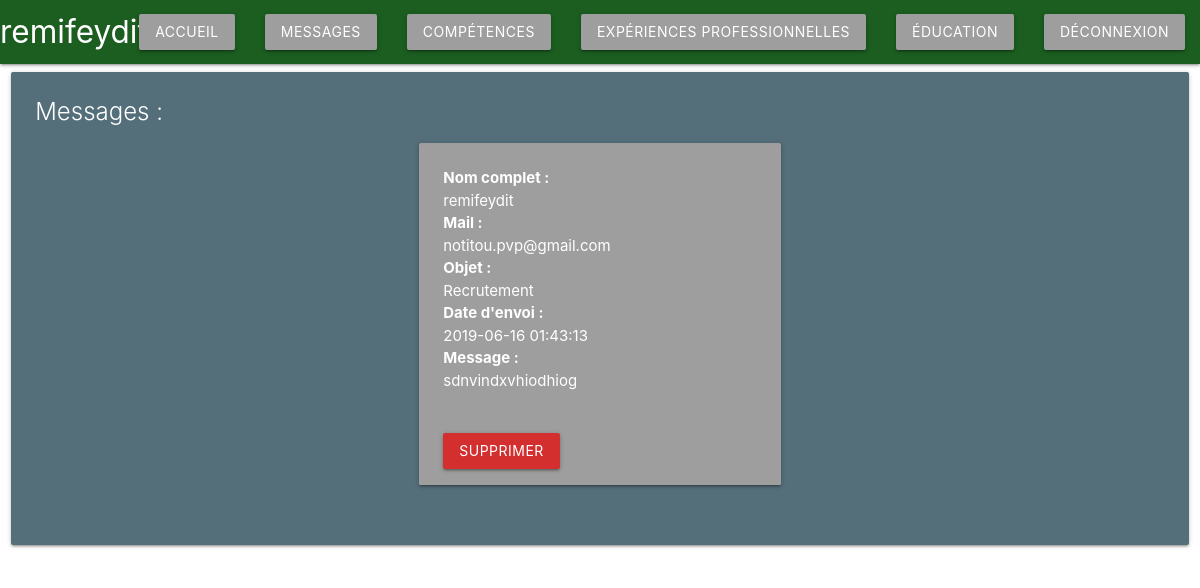
The app's page /CV/dashboard/message.php (signed in), older data.
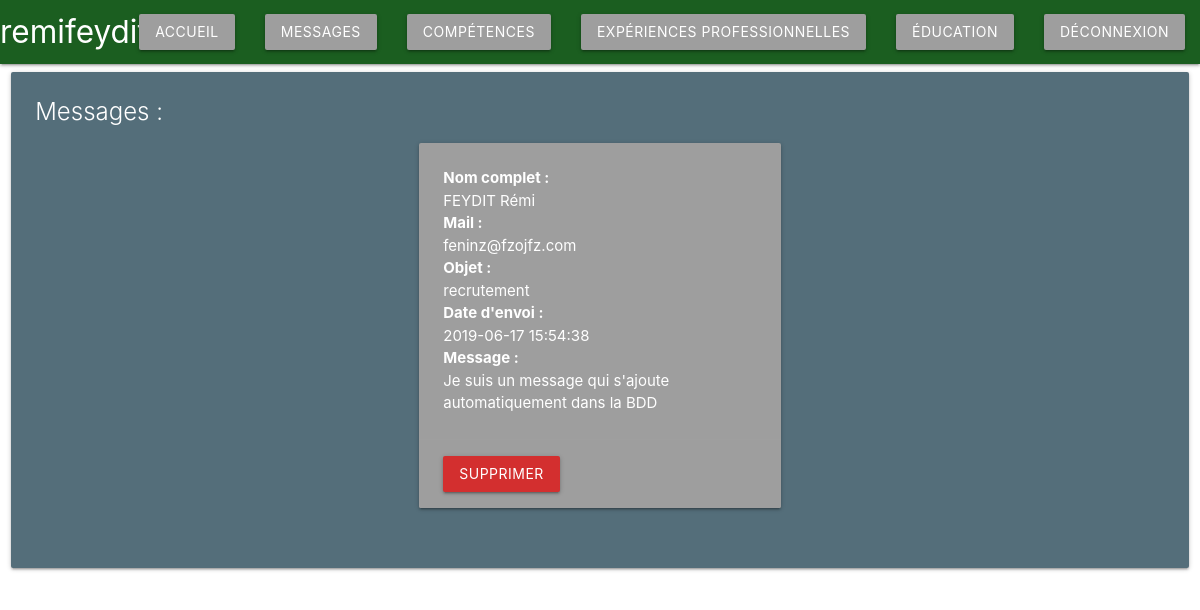
The same page, newer data.
### tables this page shows
CREATE TABLE `contact` (
  `id` int(11) NOT NULL,
  `name` varchar(50) DEFAULT NULL,
  `subject` varchar(50) DEFAULT NULL,
  `mail` varchar(50) DEFAULT NULL,
  `message` text,
  `sendingDate` varchar(50) DEFAULT NULL,
  `idAdmin` int(11) DEFAULT NULL
);

### CV/dashboard/message.php (the view, shortened to what this page needs)
<!DOCTYPE html>
<html lang="en">
<head>
    <?php
    include_once("../include/head.php");
    $pdo = connectPDO();
    ?>
</head>
<body>
<?php
include_once("../include/header.php");
?>
<div class="row">
    <div class="col s12 m12">
      <div class="card blue-grey darken-1">
        <div class="card-content white-text">
          <span class="card-title">Messages :</span>
          <?php
          $query = $pdo->prepare('SELECT * FROM Contact');
          $query->execute();
          $messages = $query->fetchAll();
          foreach ($messages as $message)
          {
        ?>
          <div class="row">
          <div class="col s12 m4"></div>
            <div class="col s12 m4">
            <div class="card grey">
                <div class="card-content white-text">
            <p><b>Nom complet : </b></p>
            <p><?php echo $message['name']?></p>
            <p><b>Mail : </b></p>
            <p><?php echo $message['mail']?></p>
            <p><b>Objet : </b></p>
            <p><?php echo $message['subject']?></p>
            <p><b>Date d'envoi : </b></p>
            <p><?php echo $message['sendingDate']?></p>
            <p><b>Message : </b></p>
            </p><?php echo $message['message']?></p>
        </div>
        <div class="card-action">
            <a class="waves-effect waves-light btn red darken-2 white-text" href="./delete/deleteMessage.php?id=<?php echo $message['id']; ?>">Supprimer</a>
        </div>
      </div>
      <div class="col s12 m4"></div>
    </div>
  </div>
          <?php } ?>
        </div>
      </div>
    </div>
  </div>
</body>
</html>

### CV/include/head.php (shortened to what this page needs)
<link rel="stylesheet" href="https://cdnjs.cloudflare.com/ajax/libs/materialize/1.0.0/css/materialize.min.css">

### CV/include/header.php
<header>
<nav>
    <div class="nav-wrapper  green darken-4">
      <a href="/CV/index.php" class="brand-logo">remifeydit.<b>fr</b></a>
      <ul class="right hide-on-med-and-down">
        <li><a class="waves-effect waves-light btn grey" href="/CV/dashboard/dashboard.php">Accueil</a></li>
        <li><a class="waves-effect waves-light btn grey" href="/CV/dashboard/message.php">Messages</a></li>
        <li><a class="waves-effect waves-light btn grey" href="/CV/dashboard/skill.php">Compétences</a></li>
        <li><a class="waves-effect waves-light btn grey" href="/CV/dashboard/professionalExperience.php">Expériences professionnelles</a></li>
        <li><a class="waves-effect waves-light btn grey" href="/CV/dashboard/education.php">Éducation</a></li>
        <li><a class="waves-effect waves-light btn grey" href="/CV/logout.php">Déconnexion</a></li>
      </ul>
    </div>
  </nav>
</header>

Row changes from the older to the newer data that the page shows:
removed contact: name "remifeydit", mail "notitou.pvp@gmail.com", subject "Recrutement", sendingDate "2019-06-16 01:43:13", message "sdnvindxvhiodhiog"
added contact: name "FEYDIT Rémi", mail "feninz@fzojfz.com", subject "recrutement", sendingDate "2019-06-17 15:54:38", message "Je suis un message qui s'ajoute automatiquement dans la BDD"
